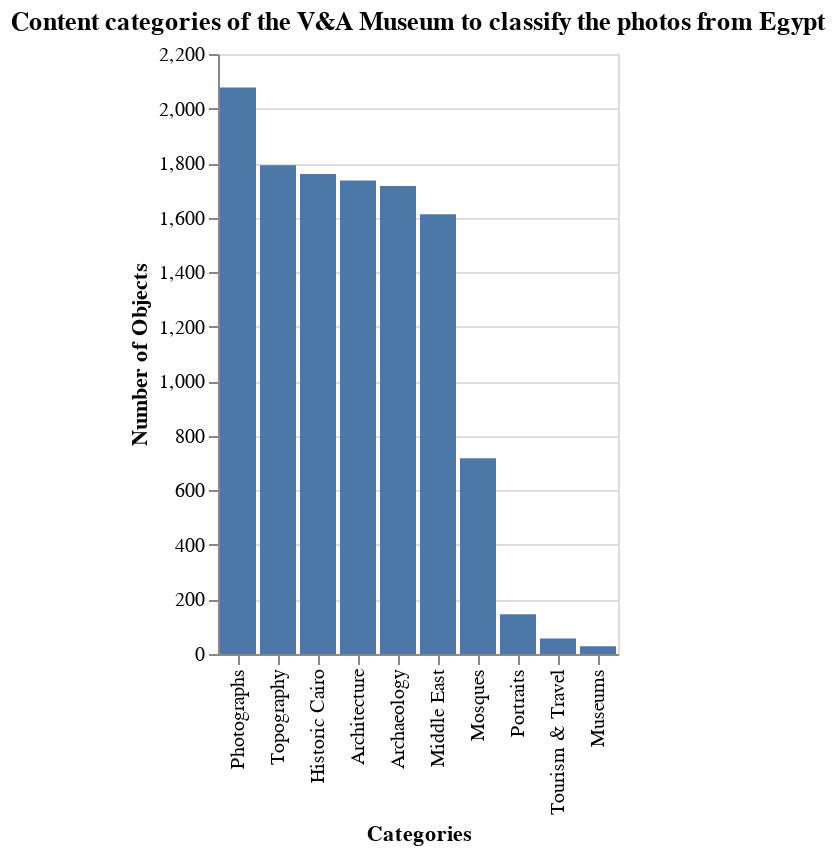

Source (notebook cell):
### Code cell
#Case study V&A Museum: Search, Filter, Cluster
#Specify the query by searching for the most frequent values of a given cluster type that match identifiers and other parameters.
#cluster_type=category

import requests
import pandas as pd
import altair as alt

req = requests.get('https://api.vam.ac.uk/v2/objects/clusters/search?cluster_type=category&id_technique=AAT54225&id_place=x29512&made_after_year=1840&made_before_year=1950')
object_data = req.json()
object_clusters = object_data["clusters"]
materials = object_clusters["category"]["terms"]

materials_df = pd.DataFrame(materials[0:10])
alt.Chart(materials_df, title="Content categories of the V&A Museum to classify the photos from Egypt").mark_bar().encode(
    x=alt.X('value', sort='-y', title='Categories'),
    y=alt.Y('count', title='Number of Objects'))

### Figure 1 — Vega-Lite specification as saved in the notebook (floating-point values rounded to 4 significant figures)
{"config": {"view": {"continuousWidth": 400, "continuousHeight": 300}}, "data": {"name": "data-4c484a3a784c6767b50860c384744e2c"}, "mark": "bar", "encoding": {"x": {"field": "value", "sort": "-y", "title": "Categories", "type": "nominal"}, "y": {"field": "count", "title": "Number of Objects", "type": "quantitative"}}, "title": "Content categories of the V&A Museum to classify the photos from Egypt", "$schema": "https://vega.github.io/schema/vega-lite/v4.17.0.json", "datasets": {"data-4c484a3a784c6767b50860c384744e2c": [{"id": "THES48910", "value": "Photographs", "count": 2077, "count_max_error": 0}, {"id": "THES252988", "value": "Topography", "count": 1792, "count_max_error": 0}, {"id": "THES273264", "value": "Historic Cairo", "count": 1760, "count_max_error": 0}, {"id": "THES48993", "value": "Architecture", "count": 1736, "count_max_error": 0}, {"id": "THES48874", "value": "Archaeology", "count": 1716, "count_max_error": 0}, {"id": "THES268061", "value": "Middle East", "count": 1612, "count_max_error": 0}, {"id": "THES268062", "value": "Mosques", "count": 718, "count_max_error": 0}, {"id": "THES48906", "value": "Portraits", "count": 146, "count_max_error": 0}, {"id": "THES250702", "value": "Tourism & Travel", "count": 57, "count_max_error": 0}, {"id": "THES268067", "value": "Museums", "count": 28, "count_max_error": 0}]}}
